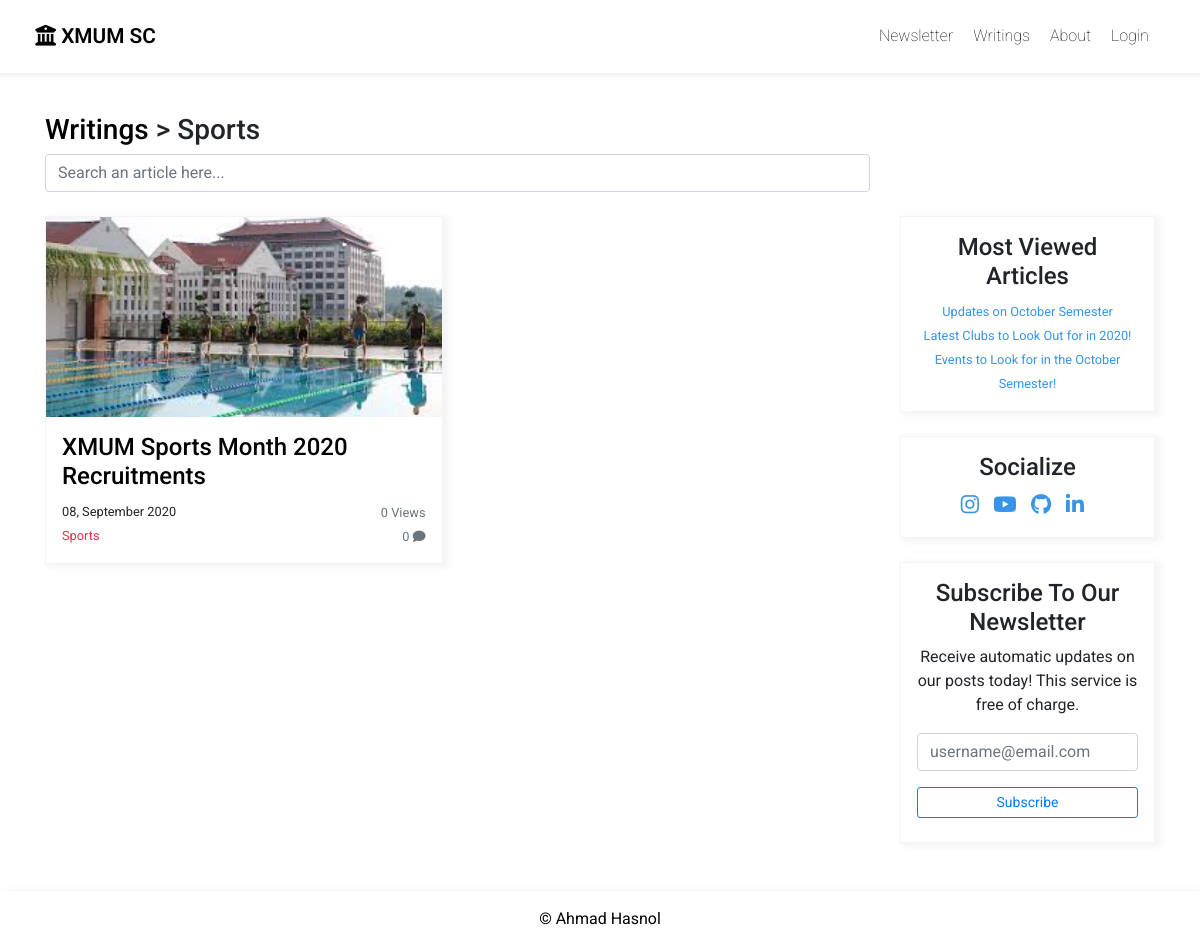
/writings/Sports/, run on the app's committed database.
### blog/models.py (models this page shows, shortened)
class Post(models.Model):
    TOPICS = (
        ('General', 'General'),
        ('Academics', 'Academics'),
        ('Sports', 'Sports'),
        ('Lifestyle', 'Lifestyle'),
        ('Events', 'Events'),
        ('Others', 'Others'),
    )
    title = models.CharField(blank=False, max_length=150)
    description = models.CharField(blank=False, max_length=100)
    date_posted = models.DateTimeField(default=timezone.now, editable=False)
    content = RichTextField(blank=False)
    topic = models.CharField(max_length=20, choices=TOPICS, blank=False)
    image = models.ImageField(default='SOME STRING', upload_to='blog_image')
    views = models.IntegerField(editable=True, default=0)
    slug = models.SlugField(max_length=200, null=True, blank=True)

### blog/views.py (the view)
# urls.py: path('writings/<str:topic>/', views.topics, name='blog-topics')
def topics(request, topic):
    if request.method == 'POST':
        form = EmailForm(request.POST)
        if form.is_valid():
            form.save()
            save_it = form.save(commit=False)
            save_it.save()
            message = 'Hello!\nThank you for subscribing to Ahmad\'s blog!'
            subject = 'Subscription Confirmed!'
            from_email = settings.EMAIL_HOST_USER
            to_list = [save_it.email]
            send_mail(subject, message, from_email, to_list, fail_silently=True)
            messages.success(request, f'You have signed up for the newsletter!')
            return redirect('blog-home')
    else:
        form = EmailForm()
    post = Post.objects.all().filter(topic__startswith=topic).order_by('-date_posted')
    topic_name = Post.objects.all().filter(topic__startswith=topic)[0]
    context = {
        'posts': post,
        'topic': topic_name,
        'most_viewed_articles': Post.objects.all().order_by('-views')[0:3],
        'form': form,
        'title': topic_name.topic
    }
    return render(request, 'blog/topics.html', context)

### blog/forms.py (shortened to what this page needs)
class EmailForm(forms.ModelForm):
    email = forms.EmailField(label='',
                             widget=forms.EmailInput
                             (attrs={'id': 'email-input', 'class': 'form-control',
                                     'placeholder': 'username@email.com', 'type': 'email'}))
    class Meta:
        model = Email
        fields = ['email']

### blog/templates/blog/topics.html (shortened to what this page needs)
{% extends 'blog/base.html'%}
{% block content %}
<div class="container">
    {% if posts %}
    <h3>
        <a class="main-title" href="{% url 'blog-writings' %}">Writings</a> > <span class="">{{topic.topic}}</span>
    </h3>
    <div class="row">
        <div class="col-md-9">
            <input id="search-article" class="form-control" placeholder="Search an article here..." type="text">
        </div>
    </div>
    {%else%}
    <h3>There is nothing to see here...</h3>
    {%endif%}
    <div class="row">
        <div class="col-md-9">
            <div class="row">
                {% for post in posts %}
                <div class="col-md-6 mt-4">
                    <div class="my-card h-100">
                        <div class="my-card-image">
                            <a href="{% url 'blog-detail' post.slug %}"><img src="{{ post.image.url }}"></a>
                        </div>
                        <div class="my-card-heading">
                            <h4><a class="main-title" href="{% url 'blog-detail' post.slug %}">{{ post.title }}</a></h4>
                            <small>{{ post.date_posted|date:'d, F Y' }}
                                <span class="text-muted float-right mt-1">{{post.views}} Views</span>
                            </small>
                            <br>
                            <small><a class="topic" href="">{{ post.topic }}</a></small>
                            <small class="text-muted float-right mt-1">{{post.comments.count}} <i class="fas fa-comment"></i></small>
                        </div>
                    </div>
                </div>
                {%endfor%}
            </div>
        </div>
        <div class="col-md-3 mt-4">
            <div class="suggested-articles text-center">
                <h4>Most Viewed Articles</h4>
                {% for articles in most_viewed_articles %}
                    <small><a href="{% url 'blog-detail' articles.slug %}">{{articles.title}}</a></small>
                <br>
                {% endfor %}
            </div>
            <div class="find-me mt-4 text-center">
                <h4>Socialize</h4>
                <a target="_blank" href="https://www.instagram.com/ahmadlearns/"><i class="fab fa-instagram"></i></a>
                <a target="_blank" href="https://www.youtube.com/watch?v=V8FXCt04cQs"><i class="fab fa-youtube"></i></a>
                <a href="#!"><i class="fab fa-github"></i></a>
                <a href="#!"><i class="fab fa-linkedin-in"></i></a>
            </div>
            <div class="find-me mt-4 text-center pb-4">
                <h4 id="newsletter">Subscribe To Our Newsletter</h4>
                <p>Receive automatic updates on our posts today! This service is free of
                charge.
                </p>
                <form method="POST">
                    {{form.as_p}}
                    <button id="email-submit" class="btn btn-outline-primary btn-sm btn-block mt-2" type="submit">Subscribe</button>
                </form>
            </div>
        </div>
    </div>
</div>
{% endblock content %}

### static/blog/main.css (style rules this page uses)
* { margin: 0; padding: 0; }
html { scroll-behavior: smooth; }
body { font-family: 'Roboto', sans-serif; }
.main-title { color: #000; text-decoration: none; }
.main-card h3, a { color: #3894e6; margin-bottom: 1em; font-size: 1em; text-decoration: none; }
.container { padding-top: 2.5em; }
.my-card { border: 1px solid #f4f4f4; box-shadow: 4px 2px 7px 2px #f4f4f4; }
.my-card-image img { max-height: 200px; width: 100%; height: auto; object-fit: cover; }
.my-card-heading { padding: 1em; }
.find-me { border: 1px solid #f4f4f4; padding: 1em; box-shadow: 4px 2px 7px 2px #f4f4f4; }
.find-me a { font-size: 1.3em; letter-spacing: 0.5em; }
.suggested-articles { border: 1px solid #f4f4f4; padding: 1em; box-shadow: 4px 2px 7px 2px #f4f4f4; }

### data on the page
Post: topic "Sports", image (picture), title "XMUM Sports Month 2020 Recruitments", date_posted "08, September 2020", views "0", comments.count "0"
Post: title "Updates on October Semester"
Post: title "Latest Clubs to Look Out for in 2020!"
Post: title "Events to Look for in the October Semester!"
